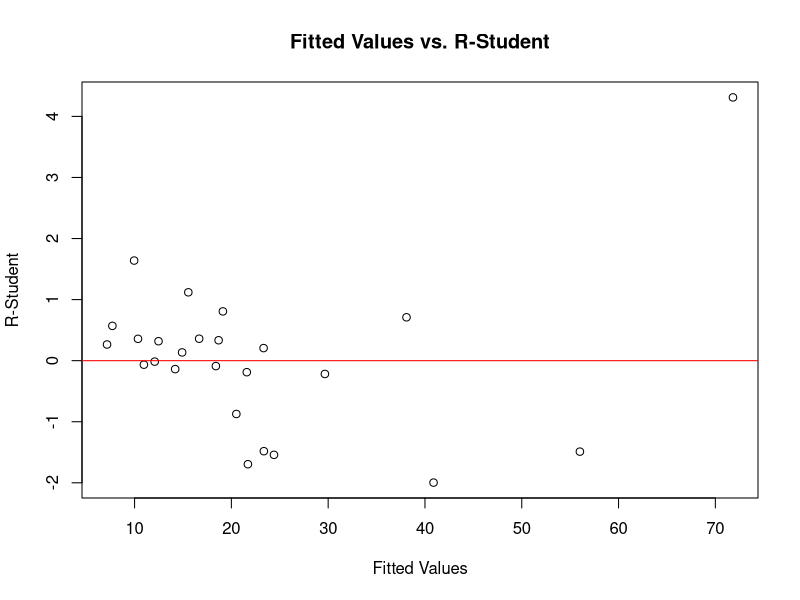
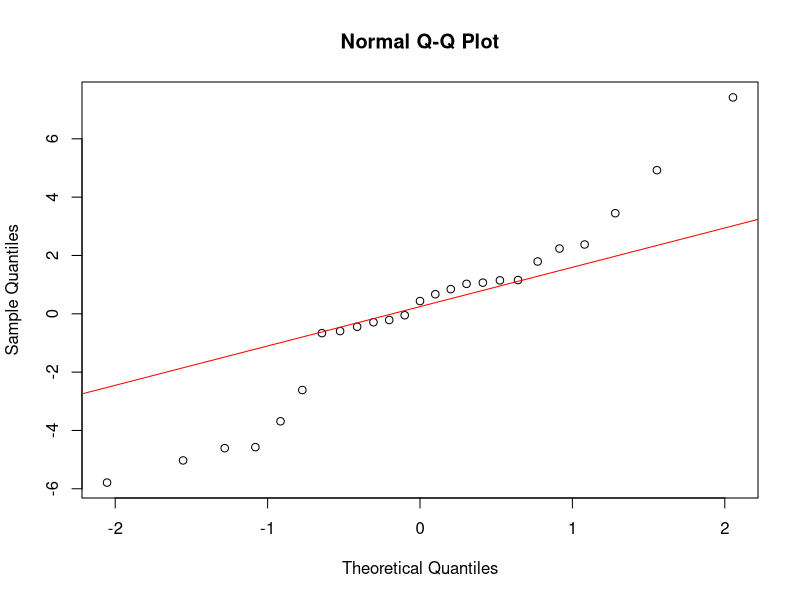
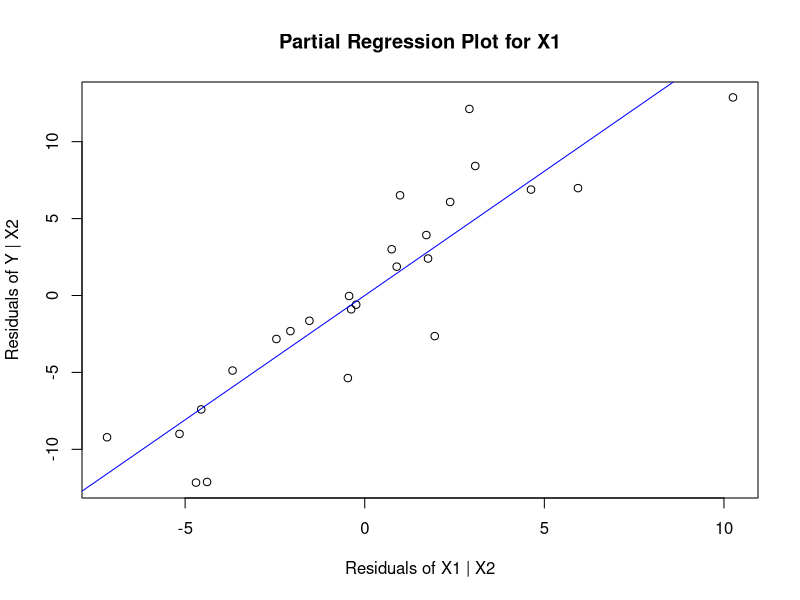
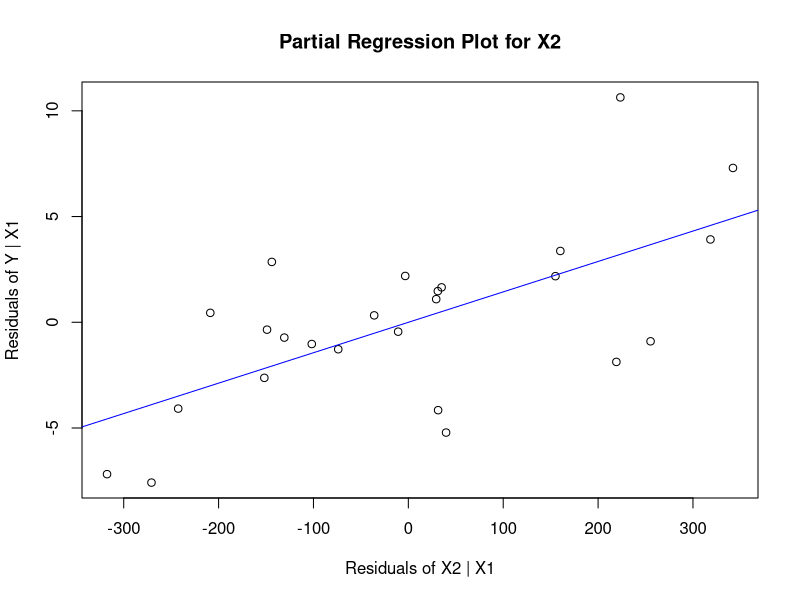
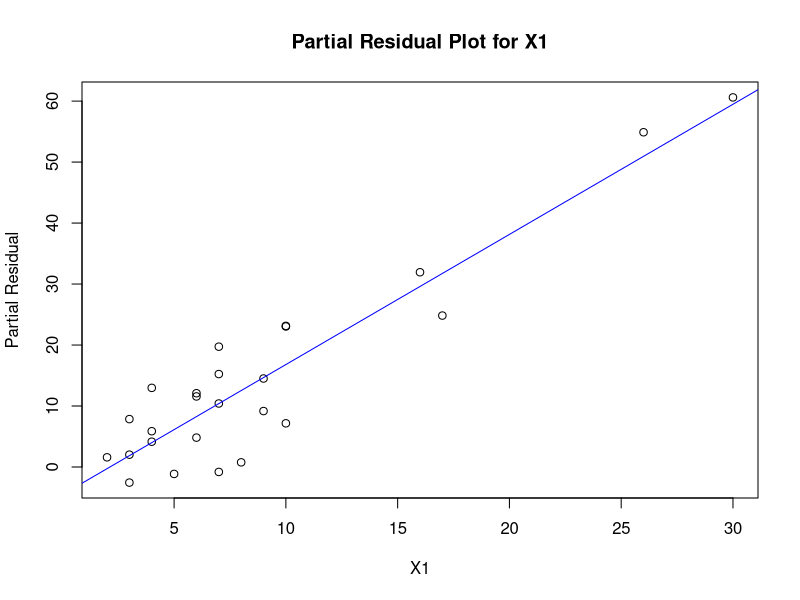
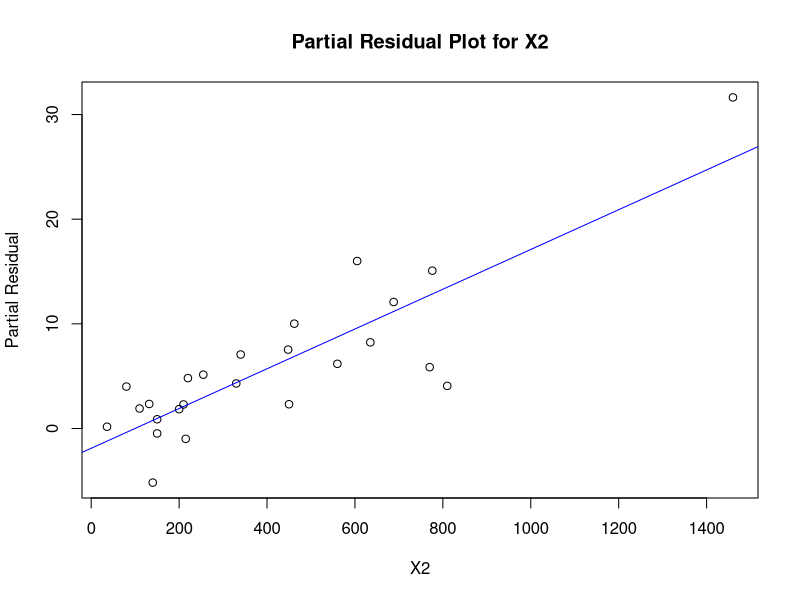

Reproduce these figures in R, in order.
# Load necessary library for reading Excel files
library(readxl)

# Load the data
data <- read_excel("TimeDeliveryData.xlsx")

# Convert the data to a data frame
df <- as.data.frame(data)

# Fit the linear model
model <- lm(Y ~ X1 + X2, data = df)

# Calculate fitted values
fitted_values <- fitted(model)

# Calculate R-Student
r_student <- rstudent(model)

# Plot Fitted Values vs. R-Student
plot(fitted_values, r_student, 
     xlab = "Fitted Values", 
     ylab = "R-Student", 
     main = "Fitted Values vs. R-Student")
abline(h = 0, col = "red")

# Calculate residuals
residuals <- residuals(model)

# QQ Plot
qqnorm(residuals)
qqline(residuals, col = "red")

# Partial Regression for X1
# Regress Y on X2 and get residuals
residuals_Y_X2 <- residuals(lm(Y ~ X2, data = df))

# Regress X1 on X2 and get residuals
residuals_X1_X2 <- residuals(lm(X1 ~ X2, data = df))

# Plot residuals
plot(residuals_X1_X2, residuals_Y_X2,
     xlab = "Residuals of X1 | X2",
     ylab = "Residuals of Y | X2",
     main = "Partial Regression Plot for X1")
abline(lm(residuals_Y_X2 ~ residuals_X1_X2), col = "blue")

# Partial Regression for X2
# Regress Y on X1 and get residuals
residuals_Y_X1 <- residuals(lm(Y ~ X1, data = df))

# Regress X2 on X1 and get residuals
residuals_X2_X1 <- residuals(lm(X2 ~ X1, data = df))

# Plot residuals
plot(residuals_X2_X1, residuals_Y_X1,
     xlab = "Residuals of X2 | X1",
     ylab = "Residuals of Y | X1",
     main = "Partial Regression Plot for X2")
abline(lm(residuals_Y_X1 ~ residuals_X2_X1), col = "blue")

# Partial Residual Plot for X1
partial_residual_X1 <- residuals_Y_X2 + coef(model)["X1"] * df$X1
plot(df$X1, partial_residual_X1,
     xlab = "X1",
     ylab = "Partial Residual",
     main = "Partial Residual Plot for X1")
abline(lm(partial_residual_X1 ~ df$X1), col = "blue")

# Partial Residual Plot for X2
partial_residual_X2 <- residuals_Y_X1 + coef(model)["X2"] * df$X2
plot(df$X2, partial_residual_X2,
     xlab = "X2",
     ylab = "Partial Residual",
     main = "Partial Residual Plot for X2")
abline(lm(partial_residual_X2 ~ df$X2), col = "blue")



